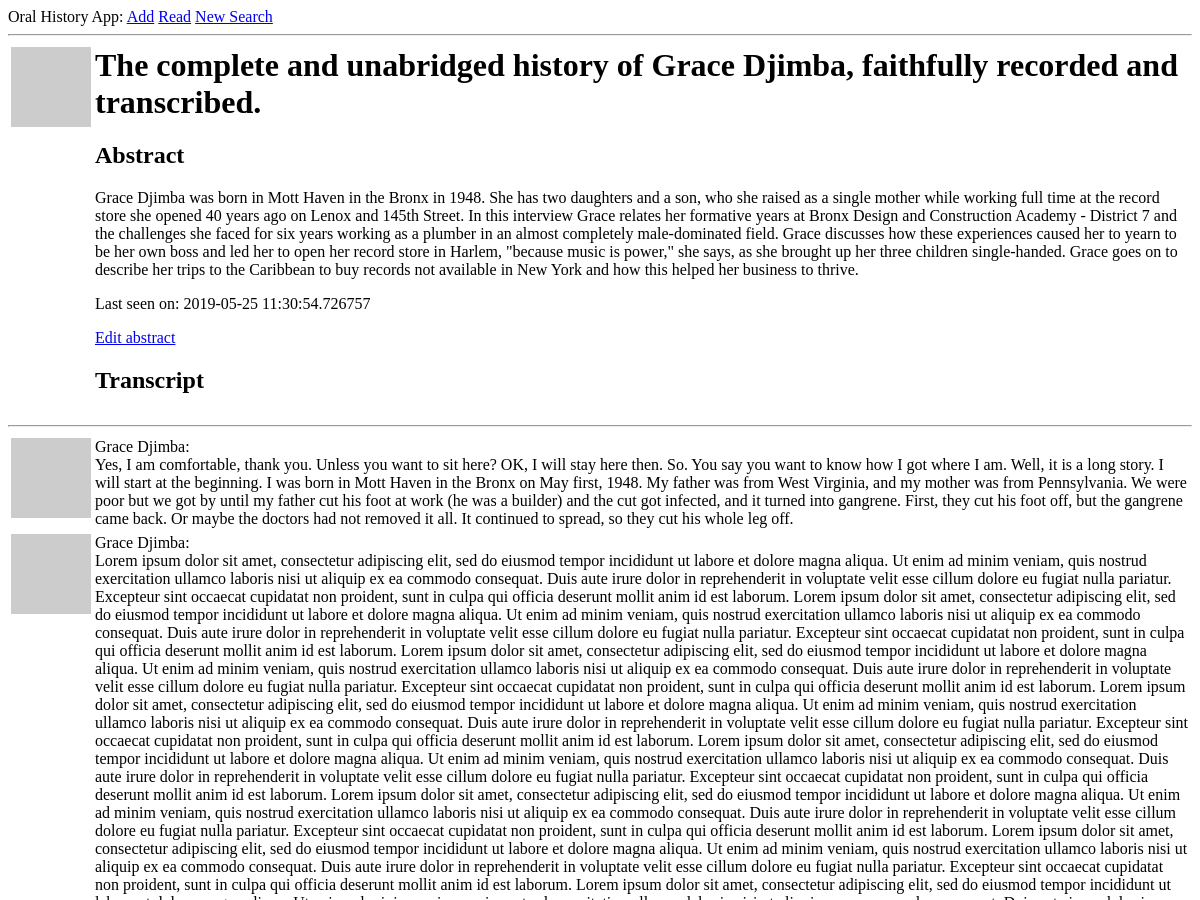
Page /user/Grace Djimba (signed in, upper part) on the earlier database version.
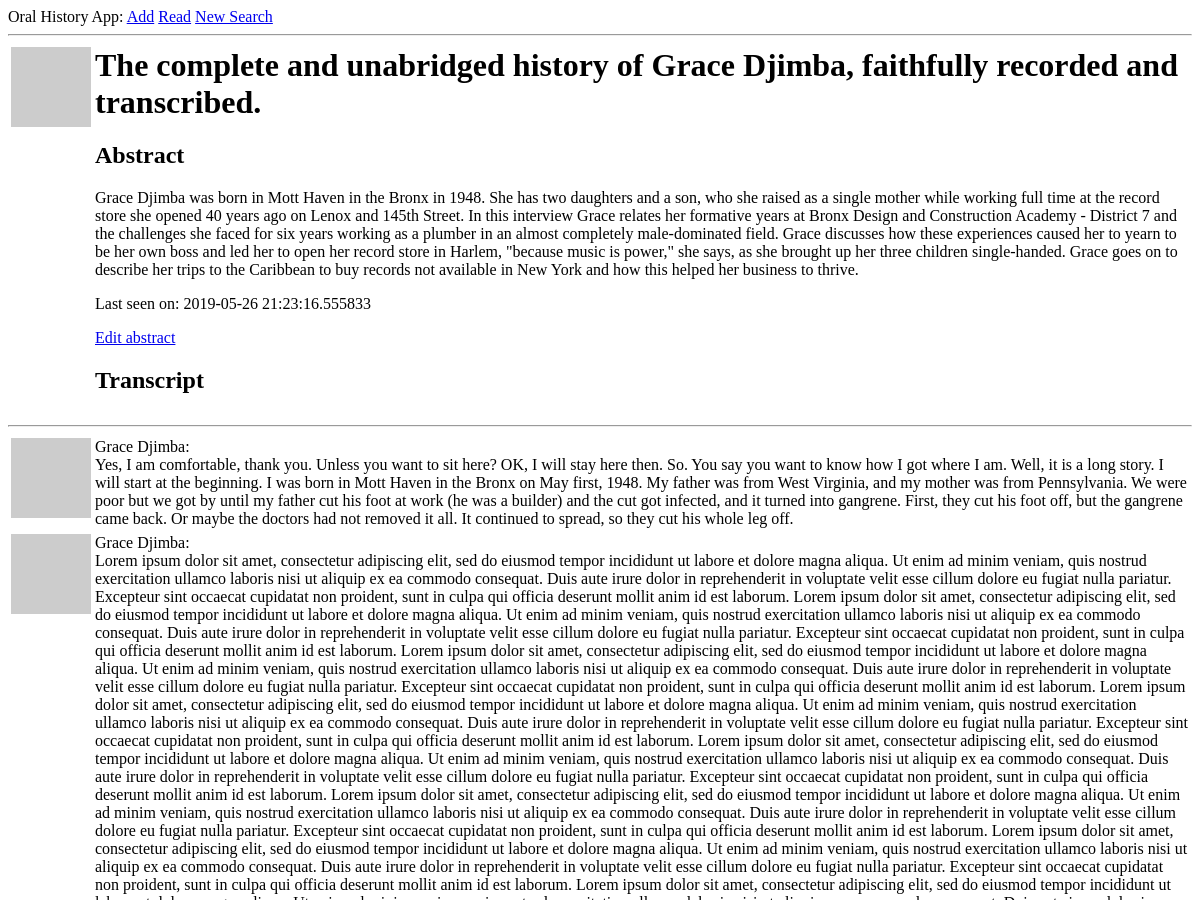
Same page on the later database version.
### app/models.py (models this page shows, shortened)
class User(UserMixin, db.Model):
    id = db.Column(db.Integer, primary_key=True)
    username = db.Column(db.String(64), index=True, unique=True)
    email = db.Column(db.String(120), index=True, unique=True)
    password_hash = db.Column(db.String(128))
    posts = db.relationship('Post', backref='author', lazy='dynamic')
    about_me = db.Column(db.String(3000))
    last_seen = db.Column(db.DateTime, default=datetime.utcnow)
    followed = db.relationship(
        'User', secondary=followers,
        primaryjoin=(followers.c.follower_id == id),
        secondaryjoin=(followers.c.followed_id == id),
        backref=db.backref('followers', lazy='dynamic'), lazy='dynamic')
    def avatar(self, size):
        digest = md5(self.email.lower().encode('utf-8')).hexdigest()
        return 'https://www.gravatar.com/avatar/{}?d=identicon&s={}'.format(
            digest, size)

class Post(db.Model):
    id = db.Column(db.Integer, primary_key=True)
    body = db.Column(db.String(10000))
    timestamp = db.Column(db.DateTime, index=True, default=datetime.utcnow)
    user_id = db.Column(db.Integer, db.ForeignKey('user.id'))

### app/routes.py (the view)
@app.route('/user/<username>')
@login_required
def user(username):
    user = User.query.filter_by(username=username).first_or_404()
    page = request.args.get('page', 1, type=int)
    posts = user.posts.order_by(Post.timestamp.desc()).paginate(
        page, app.config['POSTS_PER_PAGE'], False)
    next_url = url_for('user', username=user.username, page=posts.next_num) \
        if posts.has_next else None
    prev_url = url_for('user', username=user.username, page=posts.prev_num) \
        if posts.has_prev else None
    return render_template('user.html', user=user, posts=posts.items,
                           next_url=next_url, prev_url=prev_url)

### app/models.py (called while the page is built)
@login.user_loader
def load_user(id):
    return User.query.get(int(id))

### app/routes.py (called while the page is built)
@app.before_request
def before_request():
    if current_user.is_authenticated:
        current_user.last_seen = datetime.utcnow()
        db.session.commit()

### app/templates/user.html
{% extends "base.html" %}
{% block content %}
    <table>
        <tr valign="top">
            <td><img src="{{ user.avatar(128) }}"></td>
            <td>
                <h1>The complete and unabridged history of {{ user.username }}, faithfully recorded and transcribed.</h1>
                <h2>Abstract</h2>
                {% if user.about_me %}<p>{{ user.about_me }}</p>{% endif %}
                {% if user.last_seen %}<p>Last seen on: {{ user.last_seen }}</p>{% endif %}
                {% if user == current_user %}
                <p><a href="{{ url_for('edit_profile') }}">Edit abstract</a></p>
                {% elif not current_user.is_following(user) %}
                <p><a href="{{ url_for('follow', username=user.username) }}">Contribute</a></p>
                {% else %}
                <p><a href="{{ url_for('unfollow', username=user.username) }}">Stop contributing</a></p>
                {% endif %}
                <h2>Transcript</h2>
            </td>
        </tr>
    </table>
    <hr>
    {% for post in posts %}
        {% include '_post.html' %}
    {% endfor %}
{% endblock %}

### app/templates/base.html (shortened to what this page needs)
<html>
    <head>
    </head>
    <body>
        <div>
            Oral History App:
            <a href="{{ url_for('index') }}">Add</a>
            {% if current_user.is_anonymous %}
            <a href="{{ url_for('login') }}">Find</a>
            {% else %}
            <a href="{{ url_for('user', username=current_user.username) }}">Read</a>
            <a href="{{ url_for('logout') }}">New Search</a>
            {% endif %}
        </div>
        <hr>
        {% block content %}{% endblock %}
    </body>
</html>

### app/templates/_post.html
<table>
    <tr valign="top">
        <td><img src="{{ post.author.avatar(36) }}"></td>
        <td>{{ post.author.username }}:<br>{{ post.body }}</td>
    </tr>
</table>

Differences in the rows shown:
changed User "Grace Djimba": last_seen "2019-05-25 11:30:54.726757" → "2019-05-26 21:23:16.555833"
